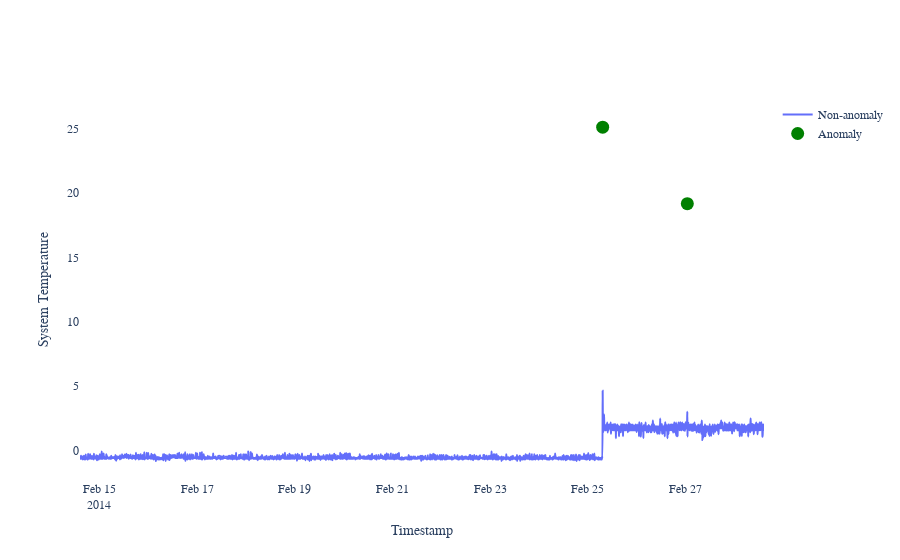

Here is the notebook cell this chart was saved with:
### Code cell
layout = go.Layout(
    yaxis = dict(title = 'System Temperature'),
    xaxis = dict(title = 'Timestamp'), paper_bgcolor='rgba(0,0,0,0)',
    plot_bgcolor='rgba(0,0,0,0)', font_family="Times New Roman"
)

trace1 = go.Scatter(
    x = stand_train.index,
    y = stand_train.value,
    mode = 'lines',
    name = 'Non-anomaly',
    line = dict(shape = 'spline')
)

trace2 = go.Scatter(
    x = train_anomalies.index,
    y = train_anomalies.value, 
    mode = 'markers', name = 'Anomaly',
    marker = dict(color = 'green', size = 13)
)

fig = go.Figure(data = [trace1, trace2], layout = layout)
py.offline.iplot(fig)

### Figure 1 — Plotly figure (JSON) as saved in the notebook; plotly's stock layout.template omitted (floating-point values rounded to 4 significant figures; data arrays with more than 128 entries replaced by an {"elided": "..."} marker saying what was removed)
{"data": [{"line": {"shape": "spline"}, "mode": "lines", "name": "Non-anomaly", "type": "scatter", "x": {"elided": "4032 str values"}, "y": {"elided": "4032 float values"}}, {"marker": {"color": "green", "size": 13}, "mode": "markers", "name": "Anomaly", "type": "scatter", "x": ["2014-02-25T07:15:00", "2014-02-27T00:50:00"], "y": [25.1, 19.16]}], "layout": {"font": {"family": "Times New Roman"}, "paper_bgcolor": "rgba(0,0,0,0)", "plot_bgcolor": "rgba(0,0,0,0)", "xaxis": {"title": {"text": "Timestamp"}}, "yaxis": {"title": {"text": "System Temperature"}}}}
